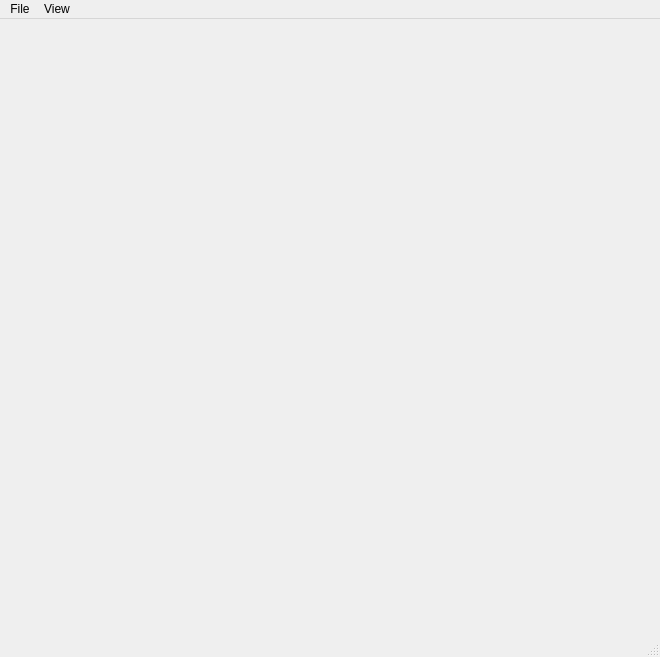
<ui version="4.0" >
 <author>Stefan Stammberger</author>
 <class>MainWindow</class>
 <widget class="QMainWindow" name="MainWindow" >
  <property name="geometry" >
   <rect>
    <x>0</x>
    <y>0</y>
    <width>660</width>
    <height>657</height>
   </rect>
  </property>
  <property name="windowTitle" >
   <string>MainWindow</string>
  </property>
  <widget class="QWidget" name="centralwidget" >
   <layout class="QHBoxLayout" >
    <item>
     <layout class="QGridLayout" >
      <item row="0" column="0" >
       <widget class="QWidget" native="1" name="ogreRenderWindow" >
        <property name="minimumSize" >
         <size>
          <width>250</width>
          <height>250</height>
         </size>
        </property>
       </widget>
      </item>
     </layout>
    </item>
   </layout>
  </widget>
  <widget class="QMenuBar" name="menubar" >
   <property name="geometry" >
    <rect>
     <x>0</x>
     <y>0</y>
     <width>660</width>
     <height>22</height>
    </rect>
   </property>
   <widget class="QMenu" name="menuFile" >
    <property name="title" >
     <string>File</string>
    </property>
    <addaction name="actionNeu" />
    <addaction name="actionClose" />
   </widget>
   <widget class="QMenu" name="menuView" >
    <property name="title" >
     <string>View</string>
    </property>
    <addaction name="actionSceneGraph" />
    <addaction name="actionPreferences" />
    <addaction name="actionProperty_Window" />
    <addaction name="actionObject_Selection" />
    <addaction name="actionConsole_Window" />
   </widget>
   <addaction name="menuFile" />
   <addaction name="menuView" />
  </widget>
  <widget class="QStatusBar" name="statusbar" />
  <action name="actionNeu" >
   <property name="text" >
    <string>Neu</string>
   </property>
  </action>
  <action name="actionSceneGraph" >
   <property name="checkable" >
    <bool>false</bool>
   </property>
   <property name="text" >
    <string>SceneGraph</string>
   </property>
  </action>
  <action name="actionPreferences" >
   <property name="checkable" >
    <bool>false</bool>
   </property>
   <property name="text" >
    <string>Preferences</string>
   </property>
  </action>
  <action name="actionProperty_Window" >
   <property name="text" >
    <string>Property Window</string>
   </property>
  </action>
  <action name="actionObject_Selection" >
   <property name="text" >
    <string>Object Selection</string>
   </property>
  </action>
  <action name="actionClose" >
   <property name="text" >
    <string>Quit</string>
   </property>
  </action>
  <action name="actionConsole_Window" >
   <property name="text" >
    <string>Console Window</string>
   </property>
  </action>
 </widget>
 <resources/>
 <connections/>
</ui>
